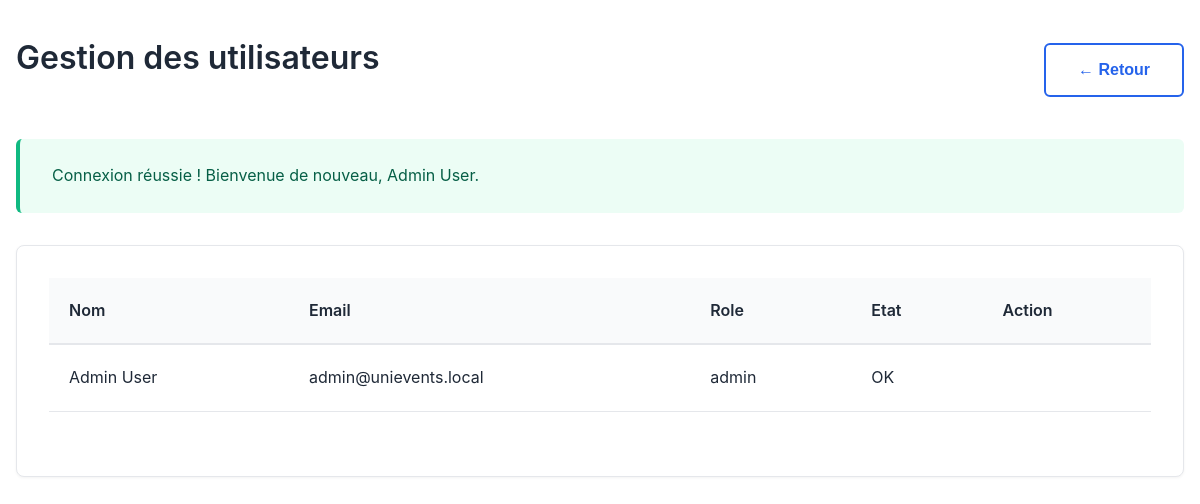
The page /pages/admin/users.php (signed in) on the database its author committed.
### tables this page shows
CREATE TABLE IF NOT EXISTS users (
    id INT AUTO_INCREMENT PRIMARY KEY,
    name VARCHAR(100) NOT NULL,
    email VARCHAR(150) NOT NULL UNIQUE,
    password VARCHAR(255) NOT NULL,
    role ENUM('student', 'organizer', 'admin') DEFAULT 'student',
    is_approved TINYINT(1) DEFAULT 0 COMMENT 'For organizers: 0=pending, 1=approved',
    student_id VARCHAR(20) NULL,
    profile_photo VARCHAR(255) NULL,
    created_at TIMESTAMP DEFAULT CURRENT_TIMESTAMP,
    updated_at TIMESTAMP DEFAULT CURRENT_TIMESTAMP ON UPDATE CURRENT_TIMESTAMP,
    INDEX idx_email (email),
    INDEX idx_role (role),
    INDEX idx_is_approved (is_approved)
);

### includes/functions.php (called while the page is built, shortened)
<?php
function get_flash_message()
{
    if (isset($_SESSION['message'])) {
        $message = $_SESSION['message'];
        $type = $_SESSION['message_type'] ?? SUCCESS;
        return ['message' => $message, 'type' => $type];
    }
    return null;
}
function escape_output($text)
{
    return htmlspecialchars($text, ENT_QUOTES, 'UTF-8');
}

### pages/admin/users.php (the view, shortened to what this page needs)
<?php
require_once '../../config/database.php';
$flash_message = get_flash_message();
try {
    $stmt = $pdo->query('SELECT id, name, email, role, is_approved, created_at FROM users ORDER BY created_at DESC');
    $users = $stmt->fetchAll();
} catch (PDOException $e) {
    $users = [];
}
?>
<!DOCTYPE html><html lang="fr"><head><meta charset="UTF-8"><meta name="viewport" content="width=device-width, initial-scale=1.0"><title>Gestion utilisateurs</title><link rel="stylesheet" href="../../public/css/style.css"></head>
<body><div class="container" style="padding:2rem 1rem;">
<div class="flex-between mb-2"><h1>Gestion des utilisateurs</h1><button type="button" class="btn btn-outline" onclick="history.back()">← Retour</button></div>
<?php if ($flash_message): ?><div class="alert alert-<?php echo escape_output($flash_message['type']); ?>"><?php echo escape_output($flash_message['message']); ?></div><?php endif; ?>
<div class="card"><div class="card-body"><table><thead><tr><th>Nom</th><th>Email</th><th>Role</th><th>Etat</th><th>Action</th></tr></thead><tbody>
<?php foreach ($users as $u): ?><tr>
<td><?php echo escape_output($u['name']); ?></td><td><?php echo escape_output($u['email']); ?></td><td><?php echo escape_output($u['role']); ?></td>
<td><?php echo ($u['role']==='organizer' && !(int)$u['is_approved']) ? 'Pending' : 'OK'; ?></td>
<td>
</td></tr><?php endforeach; ?>
</tbody></table></div></div></div></body></html>

### public/css/style.css (style rules this page uses)
:root { --primary-color: #2563eb; --primary-dark: #1e40af; --secondary-color: #f59e0b; --success-color: #10b981; --danger-color: #ef4444; --warning-color: #f97316; --info-color: #0ea5e9; --light-bg: #f9fafb; --dark-bg: #111827; --border-color: #e5e7eb; --text-dark: #1f2937; --text-light: #6b7280; --spacing-unit: 0.5rem; }
* { margin: 0; padding: 0; box-sizing: border-box; }
html, body { height: 100%; }
body { font-family: -apple-system, BlinkMacSystemFont, 'Segoe UI', Roboto, 'Helvetica Neue', Arial, sans-serif; font-size: 16px; line-height: 1.6; color: var(--text-dark); background-color: #ffffff; }
h1, h2, h3, h4, h5, h6 { margin-bottom: calc(var(--spacing-unit) * 3); font-weight: 600; color: var(--text-dark); }
h1 { font-size: 2rem; }
.container { max-width: 1200px; margin: 0 auto; padding: 0 calc(var(--spacing-unit) * 4); }
.flex-between { display: flex; justify-content: space-between; align-items: center; }
.mb-2 { margin-bottom: calc(var(--spacing-unit) * 4); }
.btn { display: inline-block; padding: calc(var(--spacing-unit) * 2) calc(var(--spacing-unit) * 4); border: none; border-radius: 0.375rem; font-size: 1rem; font-weight: 600; cursor: pointer; transition: all 0.3s ease; text-decoration: none; text-align: center; }
.btn-outline { background-color: transparent; color: var(--primary-color); border: 2px solid var(--primary-color); }
.alert { padding: calc(var(--spacing-unit) * 3) calc(var(--spacing-unit) * 4); margin-bottom: calc(var(--spacing-unit) * 4); border-radius: 0.375rem; border-left: 4px solid; }
.alert-success { background-color: #ecfdf5; color: #065f46; border-color: #10b981; }
.card { background-color: white; border: 1px solid var(--border-color); border-radius: 0.5rem; box-shadow: 0 1px 3px rgba(0, 0, 0, 0.05); transition: box-shadow 0.3s ease; }
.card-body { padding: calc(var(--spacing-unit) * 4); }
table { width: 100%; border-collapse: collapse; margin-bottom: calc(var(--spacing-unit) * 4); }
th { background-color: var(--light-bg); padding: calc(var(--spacing-unit) * 2.5); text-align: left; font-weight: 600; border-bottom: 2px solid var(--border-color); }
td { padding: calc(var(--spacing-unit) * 2.5); border-bottom: 1px solid var(--border-color); }

### rows shown on the page
users: name "Admin User", email "admin@unievents.local", role "admin", shows "OK"

### other values the page prints
escape_output($flash_message['message']) "Connexion réussie ! Bienvenue de nouveau, Admin User."
